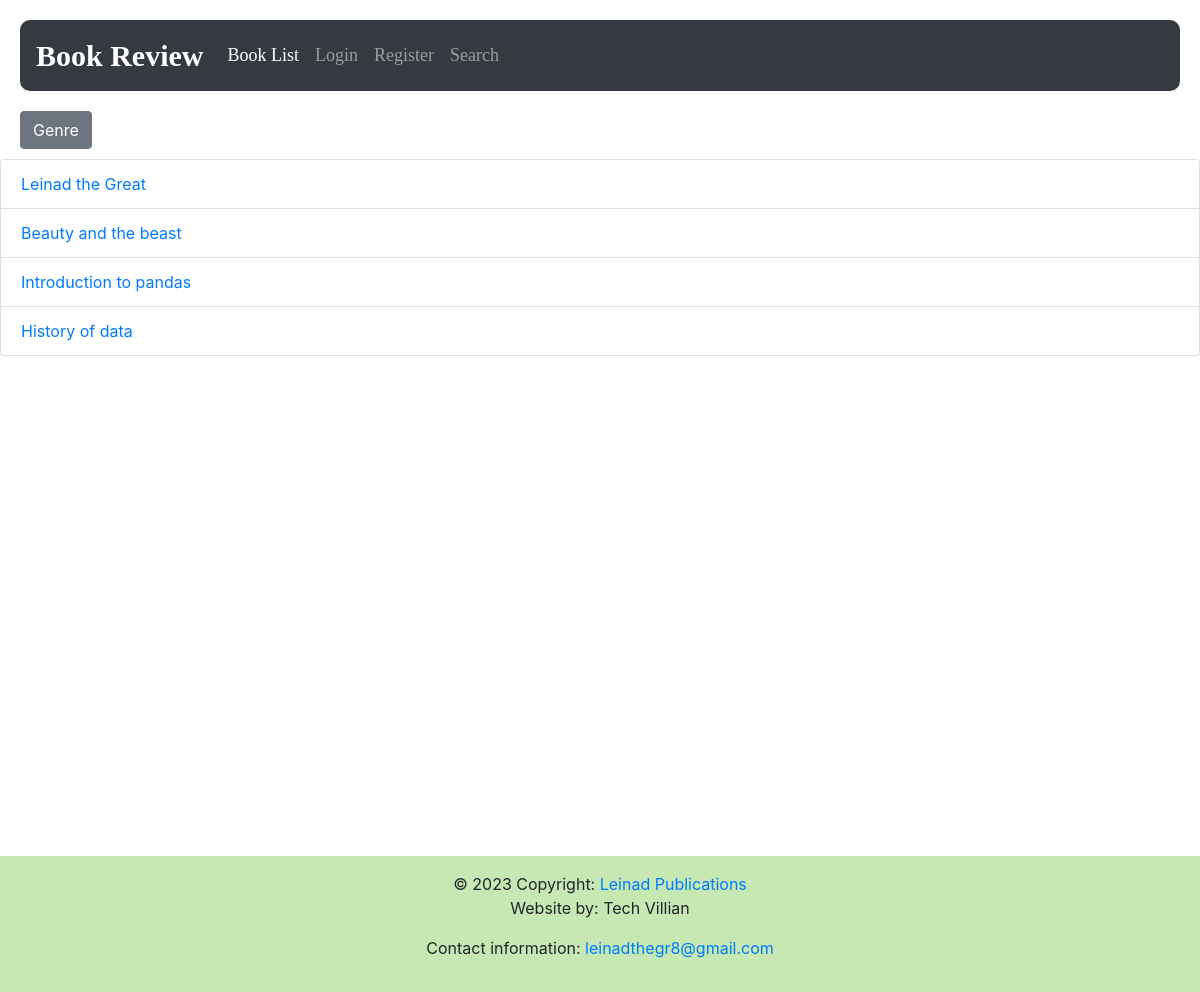
The page /book_list/ on the database its author committed.
### reviews/models.py (models this page shows, shortened)
class Book(models.Model):
    title = models.CharField(max_length=70, help_text='the title of the book')
    publication_date = models.DateField(verbose_name='date the book was published')
    isbn = models.CharField(max_length=20, verbose_name='the isbn number of the book')
    publisher = models.ForeignKey('Publisher', on_delete=models.CASCADE)
    contributors = models.ManyToManyField('Contributor', through='BookContributor')

### reviews/views.py (the view)
# urls.py: path('book_list/', reviews.views.book_list, name='book_list'),
def book_list(request):
    books = Book.objects.all()
    genres = Genre.objects.all()
    return render(request, 'book_list.html', {'books': books, 'genres': genres})

### reviews/templates/book_list.html (shortened to what this page needs)
{% extends 'base.html' %}
{% block content %}
<div class="dropdown" style="margin-left: 20px; margin-bottom: 10px;">
  <button class="btn btn-secondary" id="genreDropdown">Genre</button>
</div>
<ul class="list-group">
  {% for item in books %}
  <li class="list-group-item">
      <a href="{% url 'book_detail' item.id %}">{{ item.title|capfirst }}</a>
  </li>
  {% endfor %}
</ul>
{% endblock %}

### rows shown on the page
Book: title "Leinad the Great"
Book: title "Beauty and the beast"
Book: title "Introduction to pandas"
Book: title "History of data"
